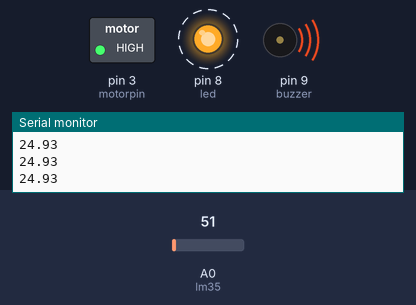
The sketch below on a simulated Arduino Uno, built with avr-gcc and run on an emulated ATmega328P. Shown: switched loads named in the sketch (green lamp = pin HIGH), output pins drawn as LEDs (lit = HIGH), buzzer (waves = sounding, pin HIGH), the last lines printed to the serial monitor. Dashed ring = blinking. The inputs (shaded band) are chosen by the test bench; at power-on: A0 (lm35) = 51.

Above: at 1.25 s.
1.3 s: A0 (lm35) set to 43
4.3 s: A0 (lm35) set to 36
At 5.4 s:
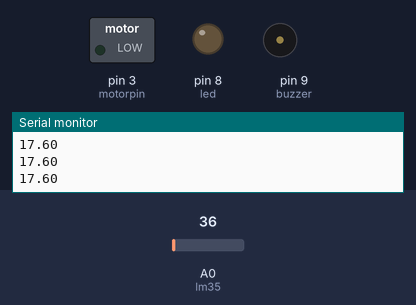
5.9 s: A0 (lm35) set to 61
At 6.06 s:
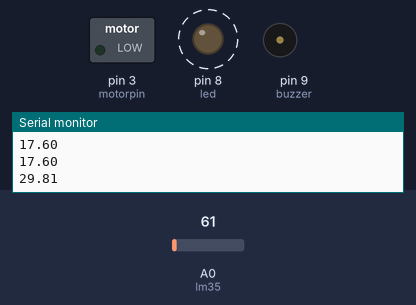
8.9 s: A0 (lm35) set to 30
At 10.1 s:
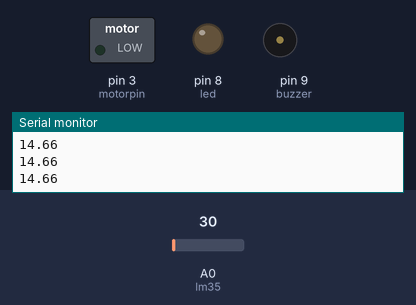
10.4 s: A0 (lm35) set to 71
At 10.66 s:
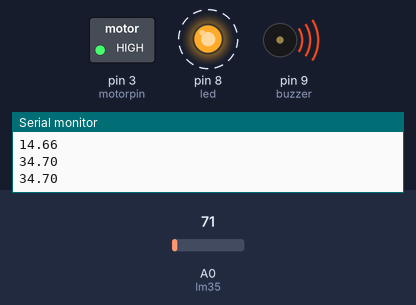
Timing chart, 0 to 14.4 s (numbered marks = the images above; inputs shaded):
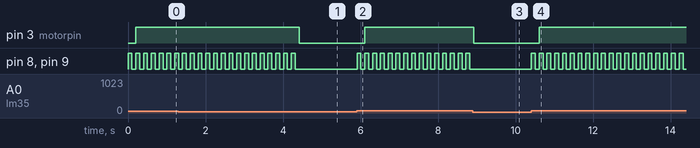

Measured:
- the behaviour switches between 41 and 40 on A0 (lm35) (found by bisection; images 0 and 1)
- after the input at 4.3 s, pin 3 (motorpin): HIGH → LOW after 0.11 s; pin 8 (led), pin 9 (buzzer): goes on until 4.3 s, then stays LOW
- after the input at 5.9 s, pin 3 (motorpin): LOW → HIGH after 0.21 s; pin 8 (led), pin 9 (buzzer): alternates HIGH for 0.10 s and LOW for 0.10 s, starting at once
- after the input at 8.9 s, pin 3 (motorpin): HIGH → LOW at once; pin 8 (led), pin 9 (buzzer): stops changing and stays LOW
- after the input at 10.4 s, pin 3 (motorpin): LOW → HIGH after 0.21 s; pin 8 (led), pin 9 (buzzer): alternates HIGH for 0.10 s and LOW for 0.10 s, starting at once
- by itself, pin 8 (led), pin 9 (buzzer): alternates HIGH for 0.10 s and LOW for 0.10 s

The sketch:

lcd_buuzeer_led.ino
```cpp
int lm35 = A0;
int zaman =100;
int led = 8;
#define buzzer 9
int okunan_deger=0;
float  sicaklik_gerilim =0;
float sicaklik = 0;
int motorpin = 3;

void setup() {
  pinMode(led, OUTPUT);
  pinMode(buzzer, OUTPUT);
  pinMode(motorpin, OUTPUT);
 Serial.begin(9600);
}

void loop() {
  okunan_deger = analogRead(lm35);
  sicaklik_gerilim = (okunan_deger /1023.0)*5000;
  sicaklik = sicaklik_gerilim /10.0;
  Serial.println(sicaklik);


    if (sicaklik>=20){
    digitalWrite(led,HIGH);
    digitalWrite(buzzer,HIGH);

    delay(zaman);
    digitalWrite(led,LOW);
    digitalWrite(buzzer,LOW);
    delay(zaman);
    analogWrite(motorpin, 255);
  }else{
     digitalWrite(led,LOW);
     digitalWrite(buzzer,LOW);
     analogWrite(motorpin, 0);
  }


}
```
